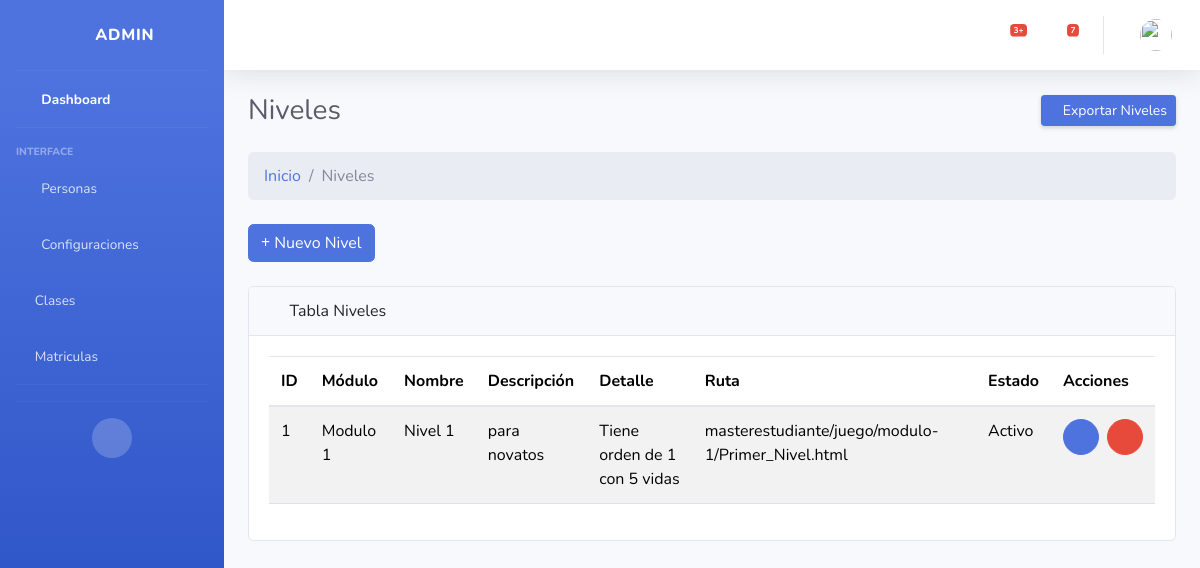
The app's page /nivel/, older data.
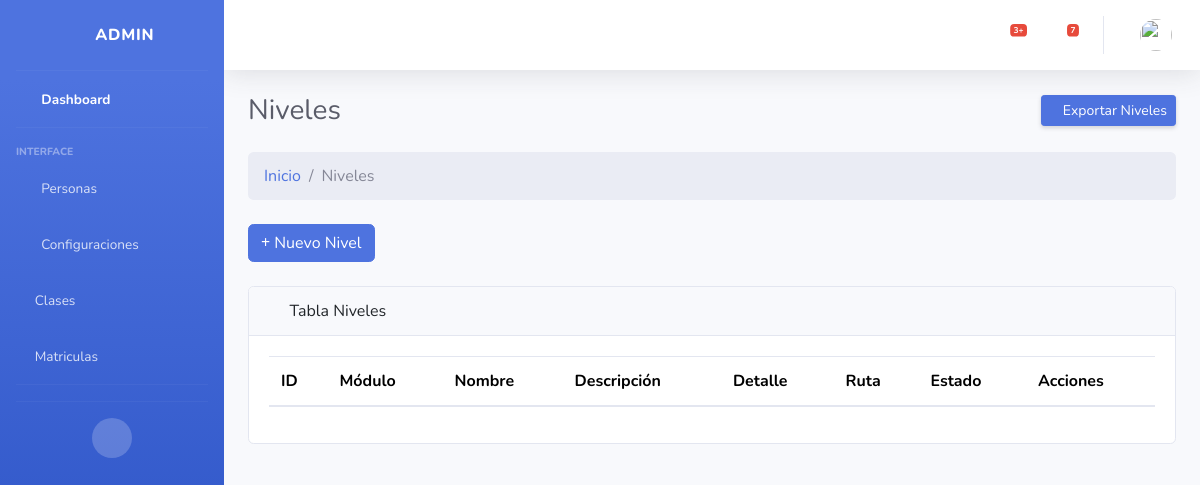
The same page, newer data.
### Aplicaciones/core/models.py (models this page shows, shortened)
class Niveles(models.Model):
    niv_id = models.AutoField(primary_key=True)
    fk_modulo = models.ForeignKey(Modulos,verbose_name='Modulo',on_delete=models.CASCADE)
    niv_nombre = models.CharField(max_length=50, null=False, verbose_name="Nombre del nivel:")
    niv_descripcion = models.CharField(max_length=100,null=False,verbose_name="Descripción del nivel:")
    orden = models.IntegerField()
    vidas = models.IntegerField()
    ruta = models.CharField(max_length=100,null=True,verbose_name="Ruta:")
    niv_estado = models.BooleanField(default=True,verbose_name='Estado:')
    niv_fecha_creacion = models.DateTimeField(auto_now_add=True,verbose_name='Creado el:')
    niv_fecha_actualizacion = models.DateTimeField(auto_now=True,verbose_name='Actualizado el:')
    class Meta:
        constraints = [
            models.UniqueConstraint(fields=['fk_modulo', 'niv_nombre'], name='unique_nombre_por_modulo')
        ]

class Modulos(models.Model):
    mod_id = models.AutoField(primary_key=True)
    mod_nombre = models.CharField(max_length=50,null=False,unique=True,verbose_name="Nombre del modulo:")
    mod_descripcion = models.CharField(max_length=100,null=False,verbose_name="Descripción del modulo:")
    mod_estado = models.BooleanField(default=True,verbose_name='Estado:')
    mod_fecha_creacion = models.DateTimeField(auto_now_add=True,verbose_name='Creado el:')
    mod_fecha_actualizacion = models.DateTimeField(auto_now=True,verbose_name='Actualizado el:')
    def __str__(self):
        return f"{self.mod_id}: {self.mod_nombre}"

### Aplicaciones/core/views/crud_niveles_views.py (the view, shortened to what this page needs)
# urls.py: path('nivel/', crud_niveles_views.index, name='nivel_index'),
def index(request):
    niveles = Niveles.objects.filter(niv_estado=True)
    form = NivelesForm()
    form_editar = None
    nivel_a_editar = None
    return render(request, 'nivel/index.html', {
        'niveles': niveles,
        'form': form,
        'form_editar': form_editar,
        'nivel_a_editar': nivel_a_editar
    })

### Aplicaciones/core/templates/nivel/Index.html (shortened to what this page needs)
{% extends "plantillas/MasterAdmin.html" %}
{% load static %}
{% block content %}
<div class="container-fluid">
    <div class="d-sm-flex align-items-center justify-content-between mb-4">
        <h1 class="h3 mb-0 text-gray-800">Niveles</h1>
        <a href="#" class="btn btn-sm btn-primary shadow-sm"> Exportar
            Niveles</a>
    </div>
    <ol class="breadcrumb mb-4">
        <li class="breadcrumb-item"><a href="{% url 'core_admin' %}">Inicio</a></li>
        <li class="breadcrumb-item active">Niveles</li>
    </ol>
    <div class="mb-4">
        <a href="#" class="btn btn-primary" data-bs-toggle="modal" data-bs-target="#modalCrear"><i
                class="fas fa-plus"></i> Nuevo Nivel</a>
    </div>
    <div class="card mb-4">
        <div class="card-header"><i class="fas fa-table me-1"></i> Tabla Niveles</div>
        <div class="card-body">
            <div class="table-responsive">
                <table class="table table-striped" id="tbl-admin" width="100%" cellspacing="0">
                    <thead>
                        <tr>
                            <th>ID</th>
                            <th>Módulo</th>
                            <th>Nombre</th>
                            <th>Descripción</th>
                            <th>Detalle</th>
                            <th>Ruta</th>
                            <th>Estado</th>
                            <th>Acciones</th>
                        </tr>
                    </thead>
                    <tbody>
                        {% for nivel in niveles %}
                        <tr>
                            <td>{{ nivel.niv_id }}</td>
                            <td>{{ nivel.fk_modulo.mod_nombre }}</td>
                            <td>{{ nivel.niv_nombre }}</td>
                            <td>{{ nivel.niv_descripcion }}</td>
                            <td>
                                <div class="d-flex">
                                    Tiene orden de {{ nivel.orden }}
                                    con {{nivel.vidas}} vidas
                                </div>
                            </td>
                            <td>
                                {{ nivel.ruta }}
                            </td>
                            <td>
                               {% if nivel.niv_estado %}
                                    Activo
                                {% else %}
                                    Inactivo
                                {% endif %}
                            </td>
                            <td>
                                <div class="d-flex gap-2">
                                    <a href="#" class="btn btn-sm btn-primary rounded-circle d-flex align-items-center justify-content-center"
                                        style="width: 36px; height: 36px;" data-bs-toggle="modal"
                                        data-bs-target="#modalEditar{{ nivel.niv_id }}">
                                        <i class="fas fa-edit"></i>
                                    </a>
                                    <a href="#" class="btn btn-sm btn-danger rounded-circle d-flex align-items-center justify-content-center"
                                    style="width: 36px; height: 36px;" data-bs-toggle="modal"
                                        data-bs-target="#modalEliminar{{ nivel.niv_id }}">
                                        <i class="fas fa-trash-alt"></i>
                                    </a>
                                </div>
                            </td>
                        </tr>
                        {% endfor %}
                    </tbody>
                </table>
            </div>
        </div>
    </div>
</div>
{% endblock %}

Row changes from the older to the newer data that the page shows:
removed Niveles: niv_id "1", fk_modulo.mod_nombre "Modulo 1", niv_nombre "Nivel 1", niv_descripcion "para novatos", orden "1", vidas "5", ruta "masterestudiante/juego/modulo-1/Primer_Nivel.html", niv_estado "Activo"
